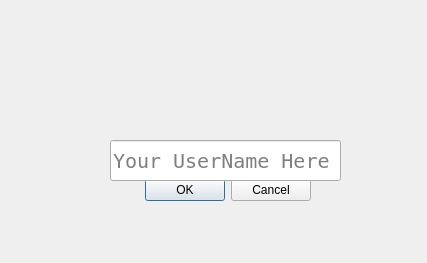
<?xml version="1.0" encoding="UTF-8"?>
<ui version="4.0">
 <class>Login</class>
 <widget class="QDialog" name="Login">
  <property name="geometry">
   <rect>
    <x>0</x>
    <y>0</y>
    <width>427</width>
    <height>263</height>
   </rect>
  </property>
  <property name="windowTitle">
   <string>Dialog</string>
  </property>
  <widget class="QDialogButtonBox" name="buttonBox">
   <property name="geometry">
    <rect>
     <x>90</x>
     <y>170</y>
     <width>221</width>
     <height>41</height>
    </rect>
   </property>
   <property name="orientation">
    <enum>Qt::Horizontal</enum>
   </property>
   <property name="standardButtons">
    <set>QDialogButtonBox::Cancel|QDialogButtonBox::Ok</set>
   </property>
  </widget>
  <widget class="QLineEdit" name="UsernameEdit">
   <property name="geometry">
    <rect>
     <x>110</x>
     <y>140</y>
     <width>231</width>
     <height>41</height>
    </rect>
   </property>
   <property name="font">
    <font>
     <family>NSimSun</family>
     <pointsize>15</pointsize>
    </font>
   </property>
   <property name="placeholderText">
    <string>Your UserName Here</string>
   </property>
  </widget>
 </widget>
 <resources/>
 <connections>
  <connection>
   <sender>buttonBox</sender>
   <signal>accepted()</signal>
   <receiver>Login</receiver>
   <slot>accept()</slot>
   <hints>
    <hint type="sourcelabel">
     <x>248</x>
     <y>254</y>
    </hint>
    <hint type="destinationlabel">
     <x>157</x>
     <y>274</y>
    </hint>
   </hints>
  </connection>
  <connection>
   <sender>buttonBox</sender>
   <signal>rejected()</signal>
   <receiver>Login</receiver>
   <slot>reject()</slot>
   <hints>
    <hint type="sourcelabel">
     <x>316</x>
     <y>260</y>
    </hint>
    <hint type="destinationlabel">
     <x>286</x>
     <y>274</y>
    </hint>
   </hints>
  </connection>
 </connections>
</ui>
